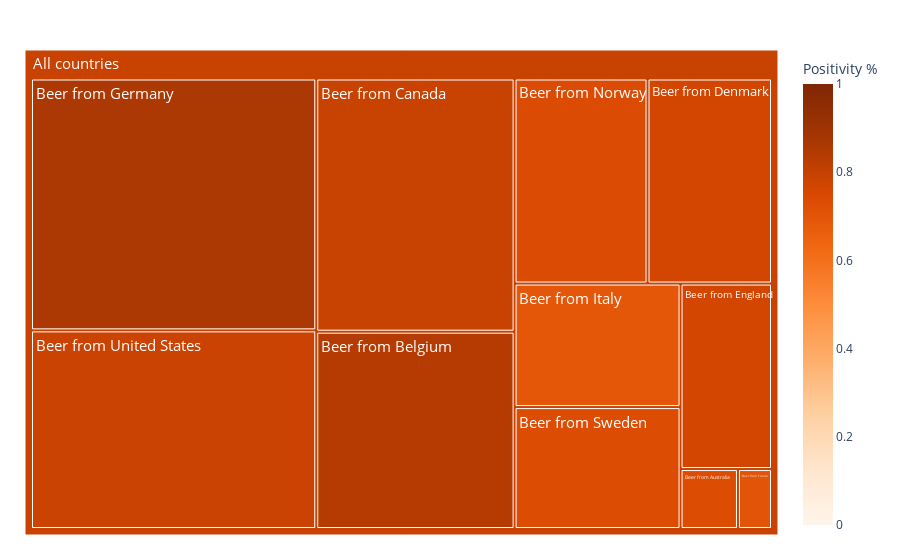

Notebook code cell kept with this figure:
### Code cell
# Create the treemap using Plotly - It has the following architecture
#testdf
# Reviews from ->
# Beers From ->
# [Best -> Beer names 
#           [Beer name #1 -> Words
#           [Beer name #2 -> Words ...

# [Worst -> Beer names
#           [Beer name #1 -> Words
#           [Beer name #2 -> Words ...

fig = px.treemap(huge_df, path=['All countries','Beers from','Review from', 'best_worst', 'beer_name', 'word'], 
                 values='count', 
                 color='Positivity %', color_continuous_scale='Oranges', 
                 title='', 
                 hover_data={'Positivity %':True, 'Negativity percentage':True}, color_continuous_midpoint=0.5,
                 maxdepth=2,
                 hover_name='Positivity %',
                 )#,
                 #hovertemplate='<b>%{count}<br>')

fig.update_traces(root_color="Black", 
                  hovertemplate='Word occurence in reviews: %{value:.0f}<br>Percentage of times word is positive: %{color}<br><extra>%{label}</extra>')
fig.data[0]['textfont']['size'] = 15

fig.update_layout(margin = dict(t=50, l=25, r=25, b=25))

# Save fig
fig.write_html('Tree_plot.html')

fig.show()

### Figure 1 — Plotly figure (JSON) as saved in the notebook; plotly's stock layout.template omitted (floating-point values rounded to 4 significant figures; data arrays with more than 128 entries replaced by an {"elided": "..."} marker saying what was removed)
{"data": [{"branchvalues": "total", "customdata": {"elided": "8280x2 mixed values"}, "domain": {"x": [0, 1], "y": [0, 1]}, "hovertemplate": "Word occurence in reviews: %{value:.0f}<br>Percentage of times word is positive: %{color}<br><extra>%{label}</extra>", "hovertext": {"elided": "8280 float values"}, "ids": {"elided": "8280 str values"}, "labels": {"elided": "8280 str values"}, "marker": {"coloraxis": "coloraxis", "colors": {"elided": "8280 float values"}}, "maxdepth": 2, "name": "", "parents": {"elided": "8280 str values"}, "root": {"color": "Black"}, "textfont": {"size": 15}, "type": "treemap", "values": {"elided": "8280 int values"}}], "layout": {"coloraxis": {"cmid": 0.5, "colorbar": {"title": {"text": "Positivity %"}}, "colorscale": [[0, "rgb(255,245,235)"], [0.125, "rgb(254,230,206)"], [0.25, "rgb(253,208,162)"], [0.375, "rgb(253,174,107)"], [0.5, "rgb(253,141,60)"], [0.625, "rgb(241,105,19)"], [0.75, "rgb(217,72,1)"], [0.875, "rgb(166,54,3)"], [1, "rgb(127,39,4)"]]}, "legend": {"tracegroupgap": 0}, "margin": {"b": 25, "l": 25, "r": 25, "t": 50}}}
